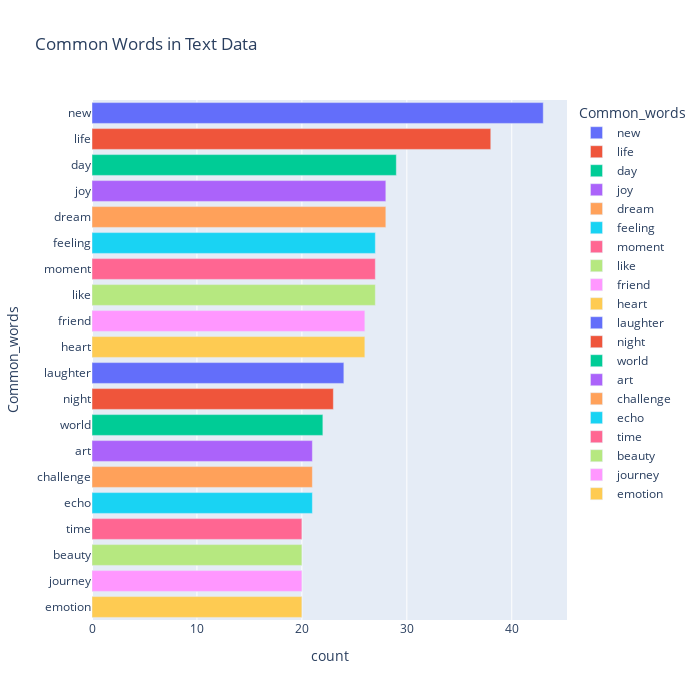

Notebook cell for this chart:
### Code cell
df1['temp_list'] = df1['Clean_Text'].apply(lambda x: str(x).split())
top_words = Counter([item for sublist in df1['temp_list'] for item in sublist])
top_words_df = pd.DataFrame(top_words.most_common(20), columns=['Common_words', 'count'])

fig = px.bar(top_words_df,
            x="count",
            y="Common_words",
            title='Common Words in Text Data',
            orientation='h',
            width=700,
            height=700,
            color='Common_words')

fig.show()

### Figure 1 — Plotly figure (JSON) as saved in the notebook; plotly's stock layout.template omitted (floating-point values rounded to 4 significant figures)
{"data": [{"alignmentgroup": "True", "hovertemplate": "Common_words=%{y}<br>count=%{x}<extra></extra>", "legendgroup": "new", "marker": {"color": "#636efa", "pattern": {"shape": ""}}, "name": "new", "offsetgroup": "new", "orientation": "h", "showlegend": true, "textposition": "auto", "type": "bar", "x": [43], "xaxis": "x", "y": ["new"], "yaxis": "y"}, {"alignmentgroup": "True", "hovertemplate": "Common_words=%{y}<br>count=%{x}<extra></extra>", "legendgroup": "life", "marker": {"color": "#EF553B", "pattern": {"shape": ""}}, "name": "life", "offsetgroup": "life", "orientation": "h", "showlegend": true, "textposition": "auto", "type": "bar", "x": [38], "xaxis": "x", "y": ["life"], "yaxis": "y"}, {"alignmentgroup": "True", "hovertemplate": "Common_words=%{y}<br>count=%{x}<extra></extra>", "legendgroup": "day", "marker": {"color": "#00cc96", "pattern": {"shape": ""}}, "name": "day", "offsetgroup": "day", "orientation": "h", "showlegend": true, "textposition": "auto", "type": "bar", "x": [29], "xaxis": "x", "y": ["day"], "yaxis": "y"}, {"alignmentgroup": "True", "hovertemplate": "Common_words=%{y}<br>count=%{x}<extra></extra>", "legendgroup": "joy", "marker": {"color": "#ab63fa", "pattern": {"shape": ""}}, "name": "joy", "offsetgroup": "joy", "orientation": "h", "showlegend": true, "textposition": "auto", "type": "bar", "x": [28], "xaxis": "x", "y": ["joy"], "yaxis": "y"}, {"alignmentgroup": "True", "hovertemplate": "Common_words=%{y}<br>count=%{x}<extra></extra>", "legendgroup": "dream", "marker": {"color": "#FFA15A", "pattern": {"shape": ""}}, "name": "dream", "offsetgroup": "dream", "orientation": "h", "showlegend": true, "textposition": "auto", "type": "bar", "x": [28], "xaxis": "x", "y": ["dream"], "yaxis": "y"}, {"alignmentgroup": "True", "hovertemplate": "Common_words=%{y}<br>count=%{x}<extra></extra>", "legendgroup": "feeling", "marker": {"color": "#19d3f3", "pattern": {"shape": ""}}, "name": "feeling", "offsetgroup": "feeling", "orientation": "h", "showlegend": true, "textposition": "auto", "type": "bar", "x": [27], "xaxis": "x", "y": ["feeling"], "yaxis": "y"}, {"alignmentgroup": "True", "hovertemplate": "Common_words=%{y}<br>count=%{x}<extra></extra>", "legendgroup": "moment", "marker": {"color": "#FF6692", "pattern": {"shape": ""}}, "name": "moment", "offsetgroup": "moment", "orientation": "h", "showlegend": true, "textposition": "auto", "type": "bar", "x": [27], "xaxis": "x", "y": ["moment"], "yaxis": "y"}, {"alignmentgroup": "True", "hovertemplate": "Common_words=%{y}<br>count=%{x}<extra></extra>", "legendgroup": "like", "marker": {"color": "#B6E880", "pattern": {"shape": ""}}, "name": "like", "offsetgroup": "like", "orientation": "h", "showlegend": true, "textposition": "auto", "type": "bar", "x": [27], "xaxis": "x", "y": ["like"], "yaxis": "y"}, {"alignmentgroup": "True", "hovertemplate": "Common_words=%{y}<br>count=%{x}<extra></extra>", "legendgroup": "friend", "marker": {"color": "#FF97FF", "pattern": {"shape": ""}}, "name": "friend", "offsetgroup": "friend", "orientation": "h", "showlegend": true, "textposition": "auto", "type": "bar", "x": [26], "xaxis": "x", "y": ["friend"], "yaxis": "y"}, {"alignmentgroup": "True", "hovertemplate": "Common_words=%{y}<br>count=%{x}<extra></extra>", "legendgroup": "heart", "marker": {"color": "#FECB52", "pattern": {"shape": ""}}, "name": "heart", "offsetgroup": "heart", "orientation": "h", "showlegend": true, "textposition": "auto", "type": "bar", "x": [26], "xaxis": "x", "y": ["heart"], "yaxis": "y"}, {"alignmentgroup": "True", "hovertemplate": "Common_words=%{y}<br>count=%{x}<extra></extra>", "legendgroup": "laughter", "marker": {"color": "#636efa", "pattern": {"shape": ""}}, "name": "laughter", "offsetgroup": "laughter", "orientation": "h", "showlegend": true, "textposition": "auto", "type": "bar", "x": [24], "xaxis": "x", "y": ["laughter"], "yaxis": "y"}, {"alignmentgroup": "True", "hovertemplate": "Common_words=%{y}<br>count=%{x}<extra></extra>", "legendgroup": "night", "marker": {"color": "#EF553B", "pattern": {"shape": ""}}, "name": "night", "offsetgroup": "night", "orientation": "h", "showlegend": true, "textposition": "auto", "type": "bar", "x": [23], "xaxis": "x", "y": ["night"], "yaxis": "y"}, {"alignmentgroup": "True", "hovertemplate": "Common_words=%{y}<br>count=%{x}<extra></extra>", "legendgroup": "world", "marker": {"color": "#00cc96", "pattern": {"shape": ""}}, "name": "world", "offsetgroup": "world", "orientation": "h", "showlegend": true, "textposition": "auto", "type": "bar", "x": [22], "xaxis": "x", "y": ["world"], "yaxis": "y"}, {"alignmentgroup": "True", "hovertemplate": "Common_words=%{y}<br>count=%{x}<extra></extra>", "legendgroup": "art", "marker": {"color": "#ab63fa", "pattern": {"shape": ""}}, "name": "art", "offsetgroup": "art", "orientation": "h", "showlegend": true, "textposition": "auto", "type": "bar", "x": [21], "xaxis": "x", "y": ["art"], "yaxis": "y"}, {"alignmentgroup": "True", "hovertemplate": "Common_words=%{y}<br>count=%{x}<extra></extra>", "legendgroup": "challenge", "marker": {"color": "#FFA15A", "pattern": {"shape": ""}}, "name": "challenge", "offsetgroup": "challenge", "orientation": "h", "showlegend": true, "textposition": "auto", "type": "bar", "x": [21], "xaxis": "x", "y": ["challenge"], "yaxis": "y"}, {"alignmentgroup": "True", "hovertemplate": "Common_words=%{y}<br>count=%{x}<extra></extra>", "legendgroup": "echo", "marker": {"color": "#19d3f3", "pattern": {"shape": ""}}, "name": "echo", "offsetgroup": "echo", "orientation": "h", "showlegend": true, "textposition": "auto", "type": "bar", "x": [21], "xaxis": "x", "y": ["echo"], "yaxis": "y"}, {"alignmentgroup": "True", "hovertemplate": "Common_words=%{y}<br>count=%{x}<extra></extra>", "legendgroup": "time", "marker": {"color": "#FF6692", "pattern": {"shape": ""}}, "name": "time", "offsetgroup": "time", "orientation": "h", "showlegend": true, "textposition": "auto", "type": "bar", "x": [20], "xaxis": "x", "y": ["time"], "yaxis": "y"}, {"alignmentgroup": "True", "hovertemplate": "Common_words=%{y}<br>count=%{x}<extra></extra>", "legendgroup": "beauty", "marker": {"color": "#B6E880", "pattern": {"shape": ""}}, "name": "beauty", "offsetgroup": "beauty", "orientation": "h", "showlegend": true, "textposition": "auto", "type": "bar", "x": [20], "xaxis": "x", "y": ["beauty"], "yaxis": "y"}, {"alignmentgroup": "True", "hovertemplate": "Common_words=%{y}<br>count=%{x}<extra></extra>", "legendgroup": "journey", "marker": {"color": "#FF97FF", "pattern": {"shape": ""}}, "name": "journey", "offsetgroup": "journey", "orientation": "h", "showlegend": true, "textposition": "auto", "type": "bar", "x": [20], "xaxis": "x", "y": ["journey"], "yaxis": "y"}, {"alignmentgroup": "True", "hovertemplate": "Common_words=%{y}<br>count=%{x}<extra></extra>", "legendgroup": "emotion", "marker": {"color": "#FECB52", "pattern": {"shape": ""}}, "name": "emotion", "offsetgroup": "emotion", "orientation": "h", "showlegend": true, "textposition": "auto", "type": "bar", "x": [20], "xaxis": "x", "y": ["emotion"], "yaxis": "y"}], "layout": {"barmode": "relative", "height": 700, "legend": {"title": {"text": "Common_words"}, "tracegroupgap": 0}, "title": {"text": "Common Words in Text Data"}, "width": 700, "xaxis": {"anchor": "y", "domain": [0, 1], "title": {"text": "count"}}, "yaxis": {"anchor": "x", "categoryarray": ["emotion", "journey", "beauty", "time", "echo", "challenge", "art", "world", "night", "laughter", "heart", "friend", "like", "moment", "feeling", "dream", "joy", "day", "life", "new"], "categoryorder": "array", "domain": [0, 1], "title": {"text": "Common_words"}}}}
